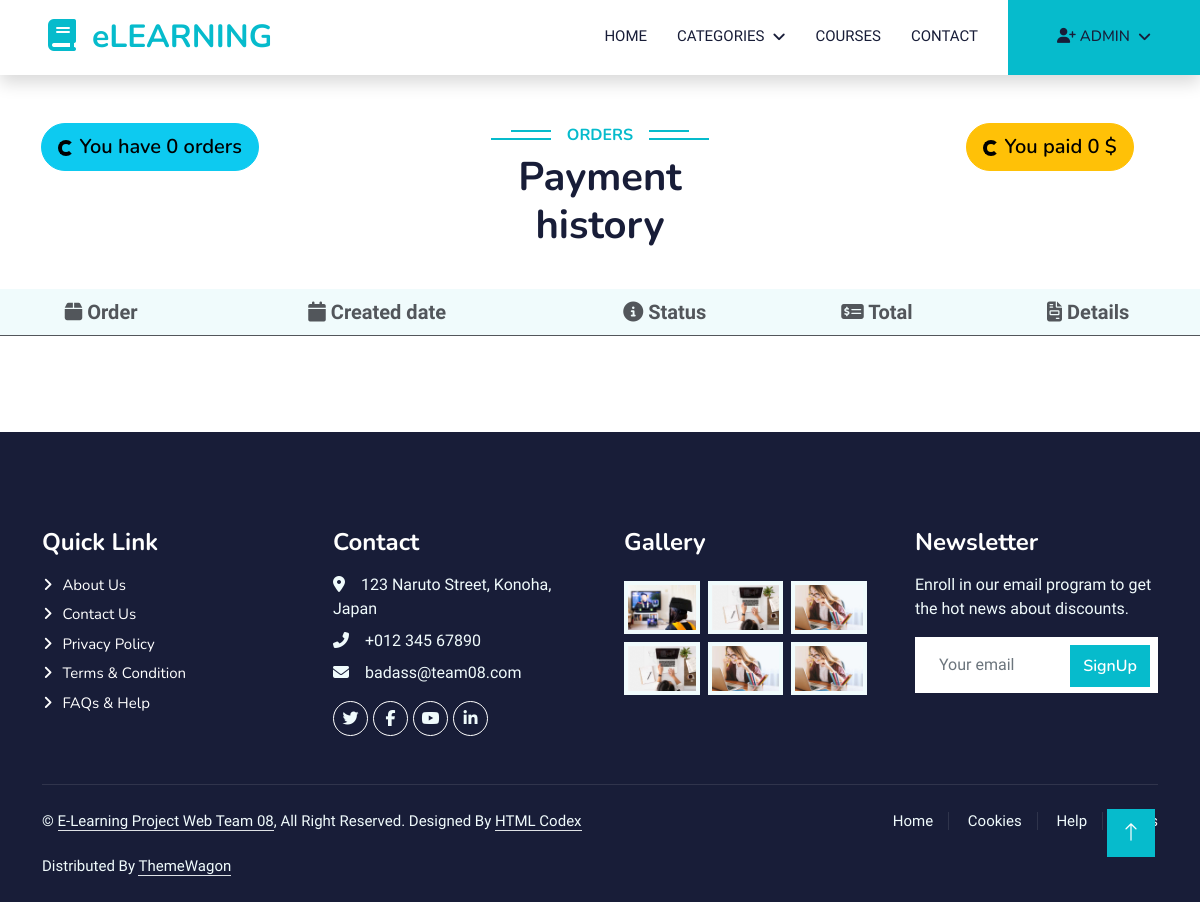
Page /order/payment_history/ (signed in) on the earlier database version.
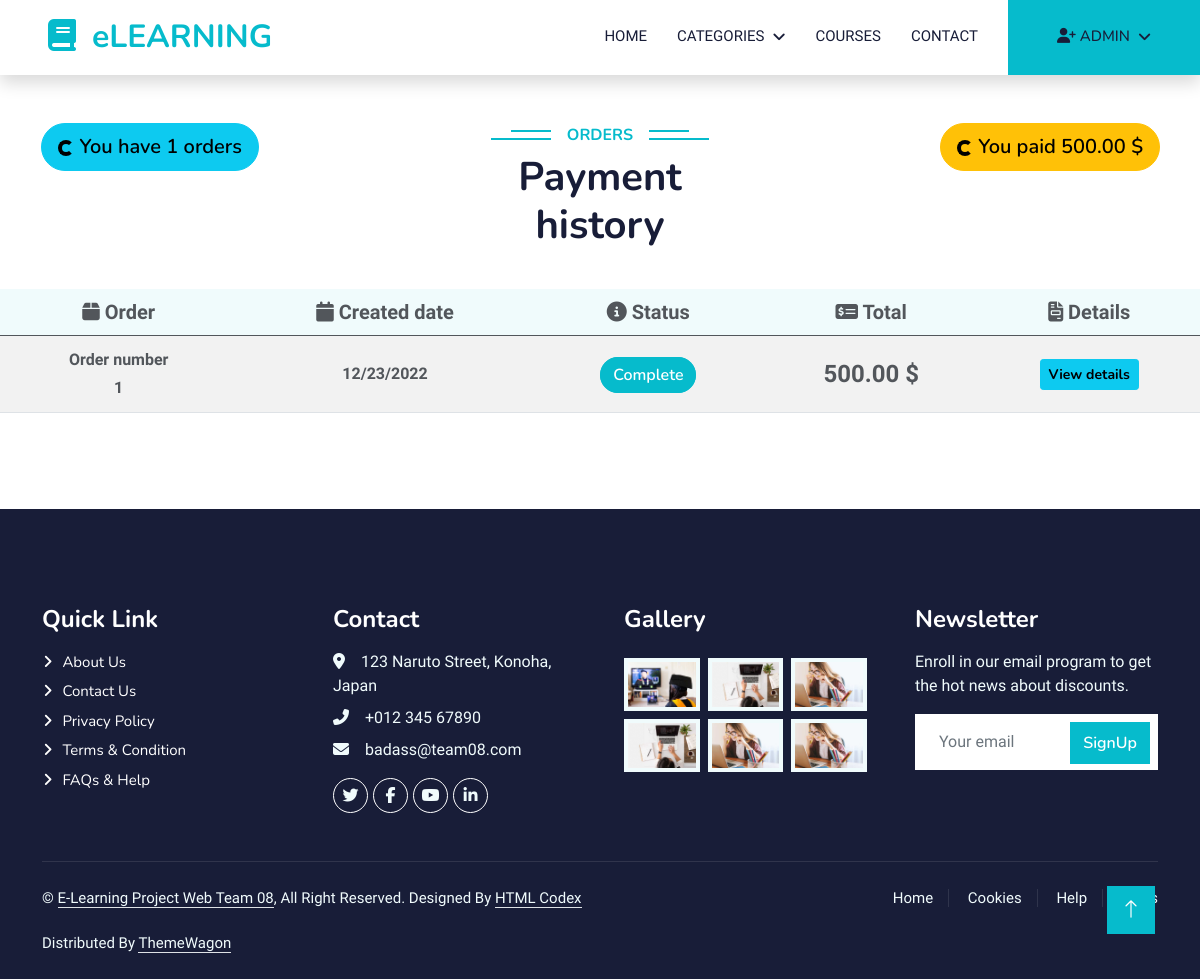
Same page on the later database version.
### account/models.py (models this page shows, shortened)
class Account(AbstractBaseUser):
    first_name = models.CharField(max_length=255)
    last_name = models.CharField(max_length=255)
    username = models.CharField(max_length=50, unique=True)
    email = models.EmailField(unique=True)
    phone = models.CharField(max_length=255)
    birth_date = models.DateField(null=True, blank=True)
    subscription_expired = models.DateField(null=True, blank=True)
    image = ResizedImageField(
        upload_to="account/profile_pics/", null=True, blank=True, quality=100, default='account/profile_pics/doras.png')
    is_admin = models.BooleanField(default=False)
    is_active = models.BooleanField(default=False)
    is_staff = models.BooleanField(default=False)
    is_superadmin = models.BooleanField(default=False)
    USERNAME_FIELD = 'username'
    REQUIRED_FIELDS = ['email', 'first_name', 'last_name']
    objects = MyAccountManager()
    def full_name(self):
        return self.first_name + " " + self.last_name

### order/models.py (models this page shows, shortened)
class Order(models.Model):
    PAYMENT_STATUS_PENDING = 'P'
    PAYMENT_STATUS_COMPLETE = 'C'
    PAYMENT_STATUS_FAILED = 'F'
    PAYMENT_STATUS_CHOICES = [
        (PAYMENT_STATUS_PENDING, 'Pending'),
        (PAYMENT_STATUS_COMPLETE, 'Complete'),
        (PAYMENT_STATUS_FAILED, 'Failed')
    ]
    placed_at = models.DateTimeField(auto_now_add=True)
    total = models.DecimalField(max_digits=8, decimal_places=2,
                                validators=[MinValueValidator(0)], blank=True, null=True)
    payment_status = models.CharField(
        max_length=1, choices=PAYMENT_STATUS_CHOICES, default=PAYMENT_STATUS_PENDING)
    user = models.ForeignKey(Account, on_delete=models.CASCADE)
    def get_payment_status(self):
        return self.get_payment_status_display()
    def get_order_details(self):
        return self.orderdetail_set.all()

### order/views.py (the view)
# urls.py: path('payment_history/', views.payment_history, name='payment_history'),
@login_required
def payment_history(request, total_paid=0):
    orders = Order.objects.filter(user=request.user)
    for order in orders:
        total_paid += order.total
    context = {
        'orders': orders,
        'total_paid': total_paid
    }
    return render(request, 'order/payment_history.html', context=context)

### course/context_processors.py (called while the page is built)
def menu_links(request):
    links = Category.objects.all()
    return dict(links=links)

### templates/order/payment_history.html (shortened to what this page needs)
{% extends 'base.html' %} {% load static %} {% block content %}
<div class="container-fluid py-5">
  <div
    class="text-center wow fadeInUp row justify-content-between"
    data-wow-delay="0.1s"
  >
    <div class="col-md-3">
      <button class="btn btn-info btn-lg rounded-pill">
        <span class="spinner-border spinner-border-sm"></span>
        You have {{orders.count}} orders
      </button>
    </div>
    <div class="col-md-3">
      <h6 class="section-title bg-white text-center text-primary px-3">
        Orders
      </h6>
      <h1 class="mb-4">Payment history</h1>
    </div>
    <div class="col-md-3">
      <button class="btn btn-warning btn-lg rounded-pill">
        <span class="spinner-border spinner-border-sm"></span>
        You paid {{total_paid}} $
      </button>
    </div>
    <table
      class="table table-striped table-responsive align-middle mb-0 bg-white mt-3"
    >
      <thead class="bg-light text-center fs-5">
        <tr>
          <th><i class="fa-solid fa-box"></i> Order</th>
          <th><i class="fa-solid fa-calendar"></i> Created date</th>
          <th><i class="fa-solid fa-circle-info"></i> Status</th>
          <th><i class="fa-solid fa-money-check-dollar"></i> Total</th>
          <th><i class="fa-sharp fa-solid fa-file-invoice"></i> Details</th>
        </tr>
      </thead>
      <tbody class="text-center">
        {% for order in orders %}
        <tr>
          <td>
            <p class="fw-bold m-1">Order number</p>
            <p class="fw-bold m-1">{{forloop.counter}}</p>
          </td>
          <td>
            <p class="fw-semi-bold m-1 fw-5">
              {{order.placed_at|date:"SHORT_DATE_FORMAT"}}
            </p>
          </td>
          <td>
            <span
              class="btn {% if order.get_payment_status == 'Complete' %} btn-primary {% elif order.get_payment_status == 'Pending' %} btn-warning {% else %} btn-danger {% endif %} rounded-pill d-inline m-1"
              >{{order.get_payment_status}}</span
            >
          </td>
          <td class="fw-semi-bold fs-4">{{order.total}} $</td>
          <td>
            <button
              type="button"
              class="btn btn-info btn-rounded btn-sm fw-bold"
              data-mdb-ripple-color="dark"
              data-bs-toggle="modal"
              data-bs-target="#mymodal{{order.id}}"
            >
              View details
            </button>
          </td>
        </tr>
        {% endfor %}
      </tbody>
    </table>
  </div>
</div>
{% endblock content %}

### templates/base.html (shortened to what this page needs)
{% load static %}
<!DOCTYPE html>
<html lang="en">
<head>
  <link href="https://cdnjs.cloudflare.com/ajax/libs/font-awesome/5.10.0/css/all.min.css" rel="stylesheet" />
  <link rel="stylesheet" href="https://cdn.jsdelivr.net/npm/bootstrap-icons@1.10.2/font/bootstrap-icons.css">
  <link href="{% static 'general/lib/owlcarousel/assets/owl.carousel.min.css' %}" rel="stylesheet" />
  <link href="{% static 'general/lib/owlcarousel/assets/owl.carousel.min.css' %}" rel="stylesheet" />
  <link href="{% static 'general/css/bootstrap.min.css' %}" rel="stylesheet" />
  <link href="{% static 'general/css/style.css' %}" rel="stylesheet" />
<body>
  {% include 'includes/navbar.html' %}
  {% block content %}{% endblock content %}
  {% include 'includes/footer.html' %}
  <a href="#" class="btn btn-lg btn-primary btn-lg-square back-to-top"><i class="bi bi-arrow-up"></i></a>
</body>
</html>

### templates/includes/navbar.html (shortened to what this page needs)
{% load static %}
<nav
  class="navbar navbar-expand-lg bg-white navbar-light shadow sticky-top p-0"
>
  <a
    href="{% url 'home' %}"
    class="navbar-brand d-flex align-items-center px-4 px-lg-5"
  >
    <h2 class="m-0 text-primary"><i class="fa fa-book me-3"></i>eLEARNING</h2>
  </a>
  <div class="collapse navbar-collapse" id="navbarCollapse">
    <div class="navbar-nav ms-auto p-4 p-lg-0 text-center">
      <a
        href="{% url 'home' %}"
        class="nav-item nav-link {% if request.resolver_match.url_name == 'home' %} active {% endif %}"
        >Home</a
      >
      <div class="nav-item dropdown">
        <a href="#" class="nav-link dropdown-toggle" data-bs-toggle="dropdown"
          >Categories</a
        >
      </div>
      <a
        href="{% url 'course' %}"
        class="nav-item nav-link {% if request.resolver_match.url_name == 'course' %} active {% endif %}"
        >Courses</a
      >
      <a href="contact.html" class="nav-item nav-link">Contact</a>
      {% if user.is_authenticated %}
      <div class="nav-item dropdown">
        <a
          href="#"
          class="nav-link dropdown-toggle btn btn-primary py-4 px-lg-5 d-lg-block me-0"
          data-bs-toggle="dropdown"
          ><i class="fa-solid fa-user-plus"></i> {{user.first_name}}</a
        >
      </div>
      {% else %}
      <a
        href="{% url 'signup' %}"
        class="nav-link btn btn-primary py-4 px-lg-5 d-lg-block me-0"
        >Join Now<i class="fa fa-arrow-right ms-3"></i
      ></a>
      {% endif %}
    </div>
  </div>
</nav>

### templates/includes/footer.html
{% load static %}
<div
  class="container-fluid bg-dark text-light footer pt-5 mt-5 wow fadeIn"
  data-wow-delay="0.1s"
>
  <div class="container py-5">
    <div class="row g-5">
      <div class="col-lg-3 col-md-6">
        <h4 class="text-white mb-3">Quick Link</h4>
        <a class="btn btn-link" href="">About Us</a>
        <a class="btn btn-link" href="">Contact Us</a>
        <a class="btn btn-link" href="">Privacy Policy</a>
        <a class="btn btn-link" href="">Terms & Condition</a>
        <a class="btn btn-link" href="">FAQs & Help</a>
      </div>
      <div class="col-lg-3 col-md-6">
        <h4 class="text-white mb-3">Contact</h4>
        <p class="mb-2">
          <i class="fa fa-map-marker-alt me-3"></i>123 Naruto Street, Konoha,
          Japan
        </p>
        <p class="mb-2"><i class="fa fa-phone-alt me-3"></i>+012 345 67890</p>
        <p class="mb-2"><i class="fa fa-envelope me-3"></i>badass@team08.com</p>
        <div class="d-flex pt-2">
          <a class="btn btn-outline-light btn-social" href=""
            ><i class="fab fa-twitter"></i
          ></a>
          <a class="btn btn-outline-light btn-social" href=""
            ><i class="fab fa-facebook-f"></i
          ></a>
          <a class="btn btn-outline-light btn-social" href=""
            ><i class="fab fa-youtube"></i
          ></a>
          <a class="btn btn-outline-light btn-social" href=""
            ><i class="fab fa-linkedin-in"></i
          ></a>
        </div>
      </div>
      <div class="col-lg-3 col-md-6">
        <h4 class="text-white mb-3">Gallery</h4>
        <div class="row g-2 pt-2">
          <div class="col-4">
            <img
              class="img-fluid bg-light p-1"
              src="{% static 'general/img/course-1.jpg' %}"
              alt=""
            />
          </div>
          <div class="col-4">
            <img
              class="img-fluid bg-light p-1"
              src="{% static 'general/img/course-2.jpg' %}"
              alt=""
            />
          </div>
          <div class="col-4">
            <img
              class="img-fluid bg-light p-1"
              src="{% static 'general/img/course-3.jpg' %}"
              alt=""
            />
          </div>
          <div class="col-4">
            <img
              class="img-fluid bg-light p-1"
              src="{% static 'general/img/course-2.jpg' %}"
              alt=""
            />
          </div>
          <div class="col-4">
            <img
              class="img-fluid bg-light p-1"
              src="{% static 'general/img/course-3.jpg' %}"
              alt=""
            />
          </div>
          <div class="col-4">
            <img
              class="img-fluid bg-light p-1"
              src="{% static 'general/img/course-3.jpg' %}"
              alt=""
            />
          </div>
        </div>
      </div>
      <div class="col-lg-3 col-md-6">
        <h4 class="text-white mb-3">Newsletter</h4>
        <p>Enroll in our email program to get the hot news about discounts.</p>
        <div class="position-relative mx-auto" style="max-width: 400px">
          <input
            class="form-control border-0 w-100 py-3 ps-4 pe-5"
            type="text"
            placeholder="Your email"
          />
          <button
            type="button"
            class="btn btn-primary py-2 position-absolute top-0 end-0 mt-2 me-2"
          >
            <a href="/account/signup">SignUp</a>
          </button>
        </div>
      </div>
    </div>
  </div>
  <div class="container">
    <div class="copyright">
      <div class="row">
        <div class="col-md-6 text-center text-md-start mb-3 mb-md-0">
          &copy;
          <a class="border-bottom" href="#">E-Learning Project Web Team 08</a>,
          All Right Reserved. Designed By
          <a class="border-bottom" href="https://htmlcodex.com">HTML Codex</a
          ><br /><br />
          Distributed By
          <a class="border-bottom" href="https://themewagon.com">ThemeWagon</a>
        </div>
        <div class="col-md-6 text-center text-md-end">
          <div class="footer-menu">
            <a href="">Home</a>
            <a href="">Cookies</a>
            <a href="">Help</a>
            <a href="">FQAs</a>
          </div>
        </div>
      </div>
    </div>
  </div>
</div>

### static/general/css/style.css (style rules this page uses)
:root { --primary: #06bbcc; --light: #f0fbfc; --dark: #181d38; }
a { color: white; }
.fw-semi-bold { font-weight: 700 !important; }
.back-to-top { position: fixed; display: none; right: 45px; bottom: 45px; z-index: 99; }
.btn { font-family: "Nunito", sans-serif; font-weight: 600; transition: 0.5s; }
.btn.btn-primary, .btn.btn-secondary { color: #ffffff; }
.btn-lg-square { width: 48px; height: 48px; }
.btn-square, .btn-sm-square, .btn-lg-square { padding: 0; display: flex; align-items: center; justify-content: center; font-weight: normal; border-radius: 0px; }
.navbar .dropdown-toggle::after { border: none; content: "\f107"; font-family: "Font Awesome 5 Free"; font-weight: 900; vertical-align: middle; margin-left: 8px; }
.navbar-light .navbar-nav .nav-link { margin-right: 30px; padding: 25px 0; color: #ffffff; font-size: 15px; text-transform: uppercase; outline: none; }
.navbar-light .navbar-brand, .navbar-light a.btn { height: 75px; }
.navbar-light .navbar-nav .nav-link { color: var(--dark); font-weight: 500; }
.navbar-light.sticky-top { top: -100px; transition: 0.5s; }
.section-title { position: relative; display: inline-block; text-transform: uppercase; }
.section-title::before { position: absolute; content: ""; width: calc(100% + 80px); height: 2px; top: 4px; left: -40px; background: var(--primary); z-index: -1; }
.section-title::after { position: absolute; content: ""; width: calc(100% + 120px); height: 2px; bottom: 5px; left: -60px; background: var(--primary); z-index: -1; }
.footer .btn.btn-social { margin-right: 5px; width: 35px; height: 35px; display: flex; align-items: center; justify-content: center; color: var(--light); font-weight: normal; border: 1px solid #ffffff; border-radius: 35px; transition: 0.3s; }
.footer .btn.btn-link { display: block; margin-bottom: 5px; padding: 0; text-align: left; color: #ffffff; font-size: 15px; font-weight: normal; text-transform: capitalize; transition: 0.3s; }
.footer .btn.btn-link::before { position: relative; content: "\f105"; font-family: "Font Awesome 5 Free"; font-weight: 900; margin-right: 10px; }
.footer .copyright { padding: 25px 0; font-size: 15px; border-top: 1px solid rgba(256, 256, 256, 0.1); }
.footer .copyright a { color: var(--light); }
.footer .footer-menu a { margin-right: 15px; padding-right: 15px; border-right: 1px solid rgba(255, 255, 255, 0.1); }
.footer .footer-menu a:last-child { margin-right: 0; padding-right: 0; border-right: none; }

Differences in the rows shown:
added Order: placed_at "12/23/2022", get_payment_status "Complete", total "500.00"
Other differences:
{{ orders.count }}: "0" → "1"
{{ total_paid }}: "0" → "500.00"
